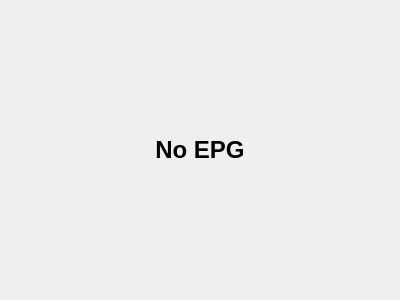
<?xml version="1.0" encoding="UTF-8"?>
<ui version="4.0">
 <class>EpgSchedule</class>
 <widget class="QStackedWidget" name="EpgSchedule">
  <property name="geometry">
   <rect>
    <x>0</x>
    <y>0</y>
    <width>400</width>
    <height>300</height>
   </rect>
  </property>
  <widget class="QWidget" name="pageNoEpg">
   <layout class="QVBoxLayout" name="verticalLayout">
    <item>
     <widget class="QLabel" name="labelNoEpg">
      <property name="text">
       <string>&lt;center&gt;&lt;h1&gt;No EPG&lt;/h1&gt;&lt;/center&gt;</string>
      </property>
     </widget>
    </item>
   </layout>
  </widget>
  <widget class="QWidget" name="pageEpg">
   <layout class="QVBoxLayout" name="verticalLayout_2">
    <property name="spacing">
     <number>0</number>
    </property>
    <property name="margin">
     <number>0</number>
    </property>
    <item>
     <widget class="QTabWidget" name="epgTabWidget">
      <property name="currentIndex">
       <number>0</number>
      </property>
      <property name="usesScrollButtons">
       <bool>false</bool>
      </property>
      <widget class="QWidget" name="tabToday">
       <attribute name="title">
        <string/>
       </attribute>
       <layout class="QVBoxLayout" name="verticalLayout_3">
        <property name="spacing">
         <number>0</number>
        </property>
        <property name="margin">
         <number>0</number>
        </property>
        <item>
         <widget class="EpgList" name="epgToday" native="true"/>
        </item>
       </layout>
      </widget>
      <widget class="QWidget" name="tabDay2">
       <attribute name="title">
        <string/>
       </attribute>
       <layout class="QVBoxLayout" name="verticalLayout_5">
        <property name="spacing">
         <number>0</number>
        </property>
        <property name="margin">
         <number>0</number>
        </property>
        <item>
         <widget class="EpgList" name="epgToday_2" native="true"/>
        </item>
       </layout>
      </widget>
      <widget class="QWidget" name="tabDay3">
       <attribute name="title">
        <string/>
       </attribute>
       <layout class="QVBoxLayout" name="verticalLayout_6">
        <property name="spacing">
         <number>0</number>
        </property>
        <property name="margin">
         <number>0</number>
        </property>
        <item>
         <widget class="EpgList" name="epgToday_3" native="true"/>
        </item>
       </layout>
      </widget>
      <widget class="QWidget" name="tabDay4">
       <attribute name="title">
        <string/>
       </attribute>
       <layout class="QVBoxLayout" name="verticalLayout_8">
        <property name="spacing">
         <number>0</number>
        </property>
        <property name="margin">
         <number>0</number>
        </property>
        <item>
         <widget class="EpgList" name="epgToday_4" native="true"/>
        </item>
       </layout>
      </widget>
     </widget>
    </item>
   </layout>
  </widget>
 </widget>
 <customwidgets>
  <customwidget>
   <class>EpgList</class>
   <extends>QWidget</extends>
   <header>epg/EpgList.h</header>
   <container>1</container>
  </customwidget>
 </customwidgets>
 <resources/>
 <connections/>
</ui>
